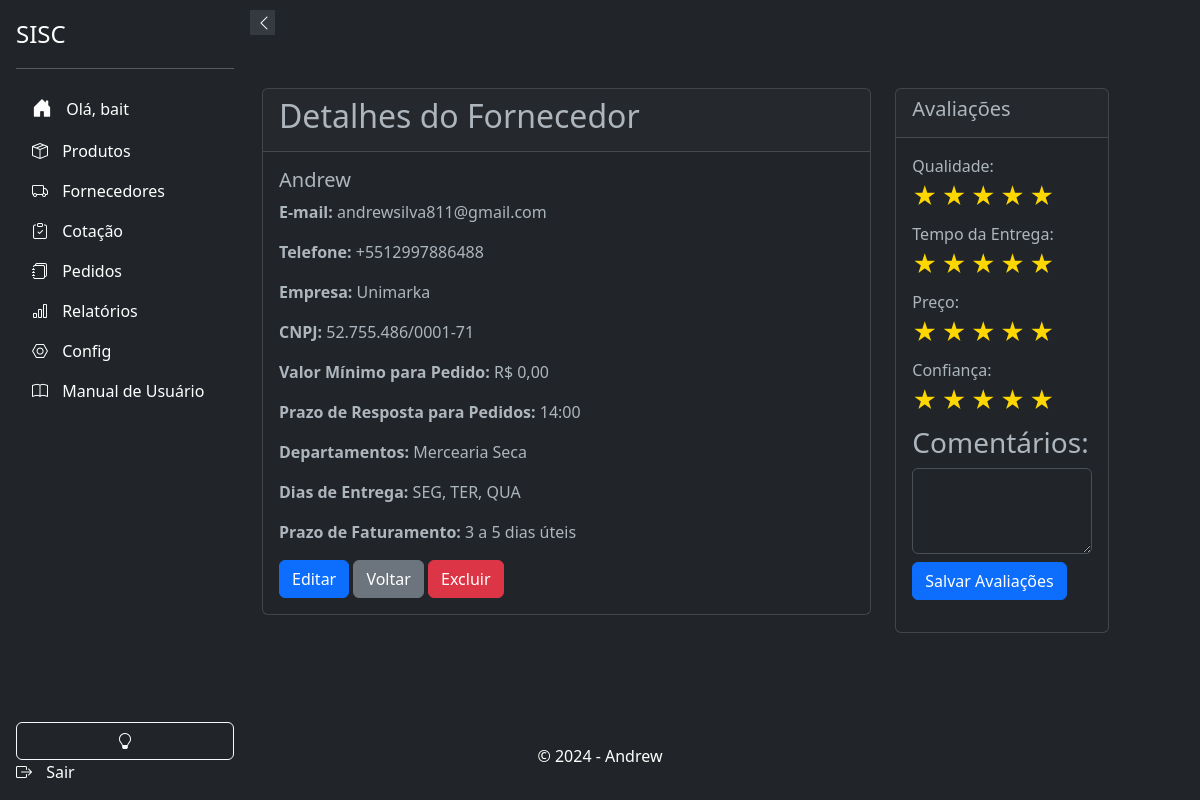
Page /suppliers/13/ (signed in) on the earlier database version.
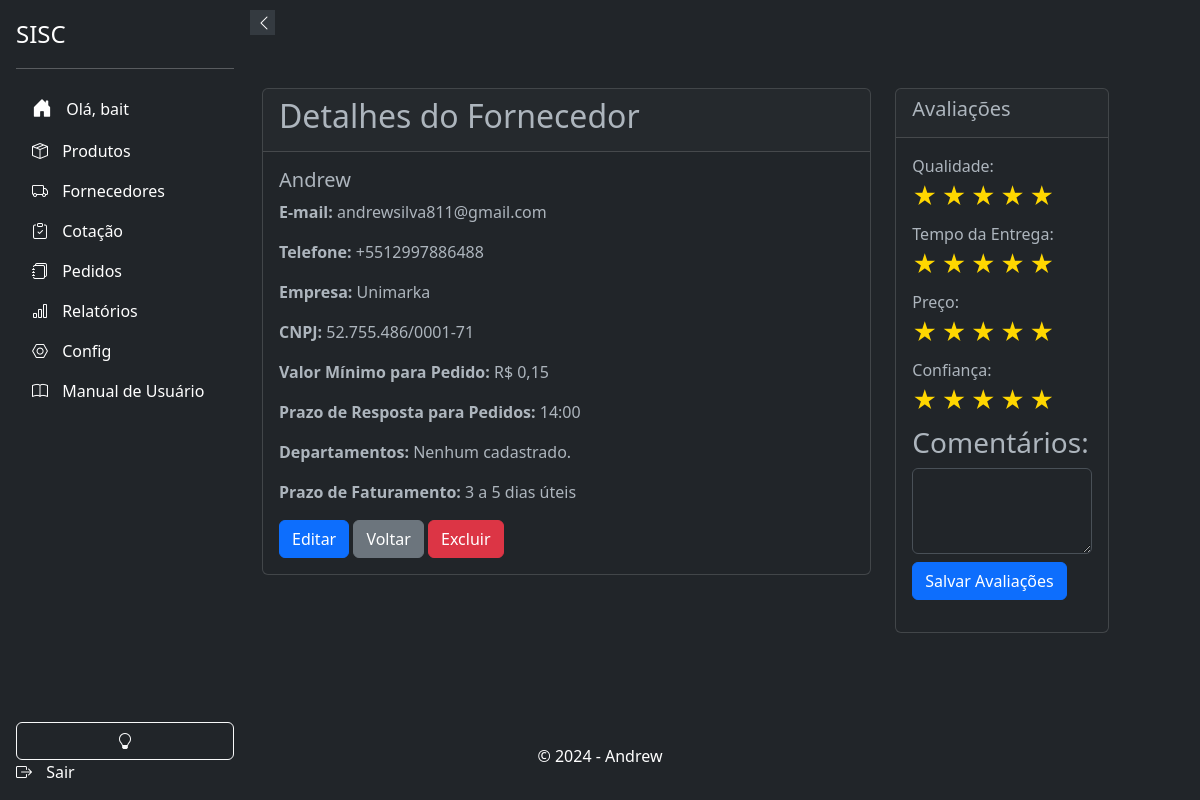
Same page on the later database version.
### suppliers/models.py (models this page shows, shortened)
class Supplier(models.Model):
    user = models.ForeignKey(settings.AUTH_USER_MODEL, on_delete=models.CASCADE, blank=True, null=True)
    name = models.CharField(max_length=255)
    email = models.EmailField(unique=True)
    phone_regex = RegexValidator(regex=r'^\+?\d{10,15}$', message="Número de telefone no formato: '+999999999'. Até 15 dígitos.", )
    phone = models.CharField(validators=[phone_regex], max_length=17, blank=True)
    company = models.CharField(max_length=255, null=True, blank=True)
    cnpj = models.CharField(max_length=18, unique=True, validators=[validate_cnpj], null=True, blank=True)
    active = models.BooleanField(default=True, verbose_name="Ativo")
    address_line_1 = models.CharField("Endereço", max_length=255, null=True, blank=True)
    address_line_2 = models.CharField("Complemento", max_length=255, null=True, blank=True)
    city = models.CharField("Cidade", max_length=100, null=True, blank=True)
    state = models.CharField("Estado", max_length=50, null=True, blank=True)
    zip_code = models.CharField("CEP", max_length=10, null=True, blank=True)
    minimum_order_value = models.DecimalField("Valor Mínimo para Pedido", max_digits=10, decimal_places=3, validators=[MinValueValidator(0)], null=True, blank=True)
    order_response_deadline = models.TimeField("Prazo de Resposta para Pedidos", null=True, blank=True)
    departments = models.ManyToManyField('products.Departamento', related_name='suppliers', blank=True)
    categories = models.ManyToManyField(Category, blank=True, verbose_name="Categorias")
    subcategories = models.ManyToManyField(Subcategory, blank=True, verbose_name="Subcategorias")
    brands = models.ManyToManyField(Brand,  blank=True, verbose_name="Marcas")
    created_at = models.DateTimeField(auto_now_add=False, default=datetime.datetime.now, null=True, blank=True)
    updated_at = models.DateTimeField(auto_now=True, verbose_name="Atualizado em")
    deleted = models.BooleanField(default=False)
    holiday_cover_name = models.CharField("Nome do Fornecedor de Férias", max_length=255, null=True, blank=True)
    holiday_cover_email = models.EmailField("Email do Fornecedor de Férias", null=True, blank=True)
    holiday_cover_phone = models.CharField("Telefone do Fornecedor de Férias", validators=[phone_regex], max_length=17, blank=True, null=True)
    observation = models.TextField("Observação", null=True, blank=True)
    delivery_days = models.CharField("Dias de Entrega", max_length=100, blank=True, null=True)
    quality_rating = models.IntegerField(default=0, blank=True, null=True)
    delivery_time_rating = models.IntegerField(default=0, blank=True, null=True)
    price_rating = models.IntegerField(default=0, blank=True, null=True)
    reliability_rating = models.IntegerField(default=0, blank=True, null=True)
    flexibility_rating = models.IntegerField(default=0, blank=True, null=True)
    partnership_rating = models.IntegerField(default=0, blank=True, null=True)
    comments = models.TextField("Comentários", max_length=100, blank=True, null=True)
    billing_deadline_choices = [
        ('1-2', '1 a 2 dias úteis'),
        ('3-5', '3 a 5 dias úteis'),
        ('6-10', '6 a 10 dias úteis'),
        ('11-15', '11 a 15 dias úteis'),
        ('15+', 'Mais de 15 dias úteis'),
        ('negotiable', 'A combinar')
    ]
    billing_deadline = models.CharField(max_length=20, choices=billing_deadline_choices, default='1-2', verbose_name="Prazo de Faturamento")
    specific_billing_deadline = models.CharField(max_length=50, blank=True, null=True, verbose_name="Prazo Específico de Faturamento")
    class Meta:
        ordering = ['name']

### products/models.py (models this page shows, shortened)
class Departamento(models.Model):
    nome = models.CharField(max_length=100, unique=True)
    class Meta:
        verbose_name = _('Departamento')
        verbose_name_plural = _('Departamentos')
        ordering = ['nome']

### suppliers/views.py (the view)
# urls.py: path('<int:pk>/', SupplierDetailView.as_view(), name='supplier_detail'),
@method_decorator(login_required(login_url='login'), name='dispatch')
class SupplierDetailView(DetailView):
    model = Supplier
    template_name = 'suppliers/supplier_detail.html'
    def get_context_data(self, **kwargs):
        context = super().get_context_data(**kwargs)
        supplier = self.get_object()
        context['delivery_days_list'] = supplier.delivery_days.split(',') if supplier.delivery_days else []
        return context

### suppliers/templates/suppliers/supplier_detail.html (shortened to what the changed rows need)
{% extends "base.html" %}
{% block content %}
<div class="container mt-5">
    <div class="row">
        <div class="col-md-8">
            <div class="card">
                <div class="card-header d-flex justify-content-between align-items-center">
                    <h2>Detalhes do Fornecedor</h2>
                </div>
                <div class="card-body">
                    <h5 class="card-title">{{ object.name }}</h5>
                    <p class="card-text"><strong>E-mail:</strong> {{ object.email }}</p>
                    <p class="card-text"><strong>Telefone:</strong> {{ object.phone }}</p>
                    {% if object.company %}
                    <p class="card-text"><strong>Empresa:</strong> {{ object.company }}</p>
                    {% endif %}
                    {% if object.cnpj %}
                    <p class="card-text"><strong>CNPJ:</strong> {{ object.cnpj }}</p>
                    {% endif %}
                    {% if object.minimum_order_value %}
                    <p class="card-text"><strong>Valor Mínimo para Pedido:</strong> R$ {{ object.minimum_order_value|floatformat:2 }}</p>
                    {% endif %}
                    {% if object.order_response_deadline %}
                    <p class="card-text"><strong>Prazo de Resposta para Pedidos:</strong> {{ object.order_response_deadline }}</p>
                    {% endif %}
                    {% if object.departments.exists %}
                    <p class="card-text"><strong>Departamentos:</strong>
                        {% for department in object.departments.all %}
                            {{ department.nome }}
                        {% endfor %}
                    {% else %}
                    <p class="card-text"><strong>Departamentos:</strong> Nenhum cadastrado.</p>
                    {% endif %}
                    {% if delivery_days_list %}
                    <p class="card-text"><strong>Dias de Entrega:</strong> {{ delivery_days_list|join:", " }}</p>
                    {% endif %}
                    {% if object.billing_deadline %}
                    <p class="card-text"><strong>Prazo de Faturamento:</strong> {{ object.get_billing_deadline_display }}</p>
                    {% endif %}
                    <div>
                        <a href="{% url 'suppliers:supplier_update' object.id %}" class="btn btn-primary" alt="Editar Fornecedor">Editar</a>
                        <a href="{% url 'suppliers:supplier_list' %}" class="btn btn-secondary" alt="Voltar">Voltar</a>
                        <button type="button" class="btn btn-danger" data-bs-toggle="modal" data-bs-target="#deleteModal">
                        </button>
                    </div>
                </div>
            </div>
        </div>
    </div>
</div>
{% endblock %}

Differences in the rows shown:
no longer on this page (row unchanged): Departamento: nome "Mercearia Seca"
changed Supplier "Andrew": minimum_order_value "0,00" → "0,15"
Other differences:
{{ delivery_days_list|join:", " }}: "SEG, TER, QUA" → (not shown)
text no longer shown: "Dias de Entrega:"
text now shown: "Nenhum cadastrado."
